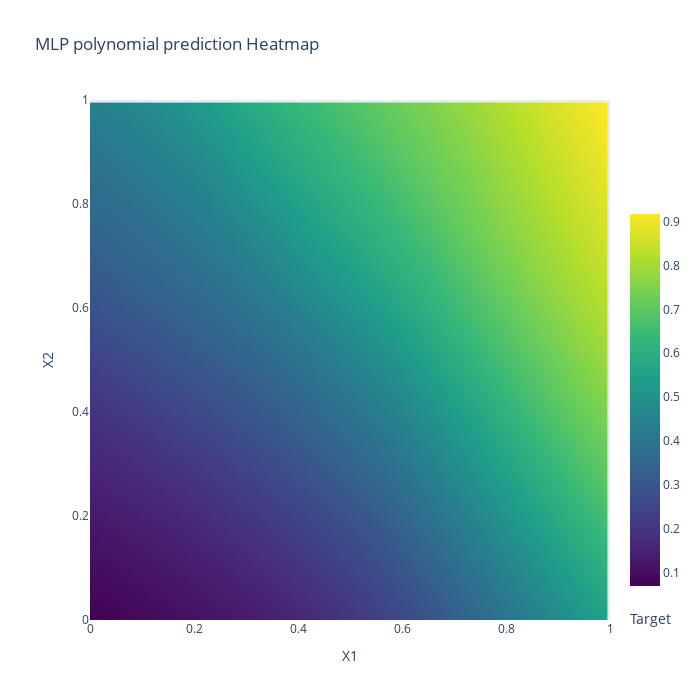

Notebook code cell kept with this figure:
### Code cell
# Set input space
n_dim_X = 2
X_bounds = np.array([(0, 1)]*n_dim_X)

# Plot heatmap
plot_heatmap(mlp_model.predict, 'MLP polynomial prediction', X_bounds)

### Figure 1 — Plotly figure (JSON) as saved in the notebook; plotly's stock layout.template omitted (floating-point values rounded to 4 significant figures; data arrays with more than 128 entries replaced by an {"elided": "..."} marker saying what was removed)
{"data": [{"colorbar": {"len": 0.8, "thickness": 30, "title": {"side": "bottom", "text": "Target"}, "x": 1, "xanchor": "left", "y": 0, "yanchor": "bottom"}, "colorscale": [[0, "#440154"], [0.1111, "#482878"], [0.2222, "#3e4989"], [0.3333, "#31688e"], [0.4444, "#26828e"], [0.5556, "#1f9e89"], [0.6667, "#35b779"], [0.7778, "#6ece58"], [0.8889, "#b5de2b"], [1, "#fde725"]], "type": "heatmap", "x": [0, 0.01, 0.02, 0.03, 0.04, 0.05, 0.06, 0.07, 0.08, 0.09, 0.1, 0.11, 0.12, 0.13, 0.14, 0.15, 0.16, 0.17, 0.18, 0.19, 0.2, 0.21, 0.22, 0.23, 0.24, 0.25, 0.26, 0.27, 0.28, 0.29, 0.3, 0.31, 0.32, 0.33, 0.34, 0.35, 0.36, 0.37, 0.38, 0.39, 0.4, 0.41, 0.42, 0.43, 0.44, 0.45, 0.46, 0.47, 0.48, 0.49, 0.5, 0.51, 0.52, 0.53, 0.54, 0.55, 0.56, 0.57, 0.58, 0.59, 0.6, 0.61, 0.62, 0.63, 0.64, 0.65, 0.66, 0.67, 0.68, 0.69, 0.7, 0.71, 0.72, 0.73, 0.74, 0.75, 0.76, 0.77, 0.78, 0.79, 0.8, 0.81, 0.82, 0.83, 0.84, 0.85, 0.86, 0.87, 0.88, 0.89, 0.9, 0.91, 0.92, 0.93, 0.94, 0.95, 0.96, 0.97, 0.98, 0.99], "y": [0, 0.01, 0.02, 0.03, 0.04, 0.05, 0.06, 0.07, 0.08, 0.09, 0.1, 0.11, 0.12, 0.13, 0.14, 0.15, 0.16, 0.17, 0.18, 0.19, 0.2, 0.21, 0.22, 0.23, 0.24, 0.25, 0.26, 0.27, 0.28, 0.29, 0.3, 0.31, 0.32, 0.33, 0.34, 0.35, 0.36, 0.37, 0.38, 0.39, 0.4, 0.41, 0.42, 0.43, 0.44, 0.45, 0.46, 0.47, 0.48, 0.49, 0.5, 0.51, 0.52, 0.53, 0.54, 0.55, 0.56, 0.57, 0.58, 0.59, 0.6, 0.61, 0.62, 0.63, 0.64, 0.65, 0.66, 0.67, 0.68, 0.69, 0.7, 0.71, 0.72, 0.73, 0.74, 0.75, 0.76, 0.77, 0.78, 0.79, 0.8, 0.81, 0.82, 0.83, 0.84, 0.85, 0.86, 0.87, 0.88, 0.89, 0.9, 0.91, 0.92, 0.93, 0.94, 0.95, 0.96, 0.97, 0.98, 0.99], "z": {"elided": "100x100 float values"}}], "layout": {"height": 700, "showlegend": true, "title": {"text": "MLP polynomial prediction Heatmap"}, "width": 700, "xaxis": {"constrain": "domain", "range": [0, 1], "title": {"text": "X1"}}, "yaxis": {"constrain": "domain", "range": [0, 1], "scaleanchor": "x", "scaleratio": 1, "title": {"text": "X2"}}}}
